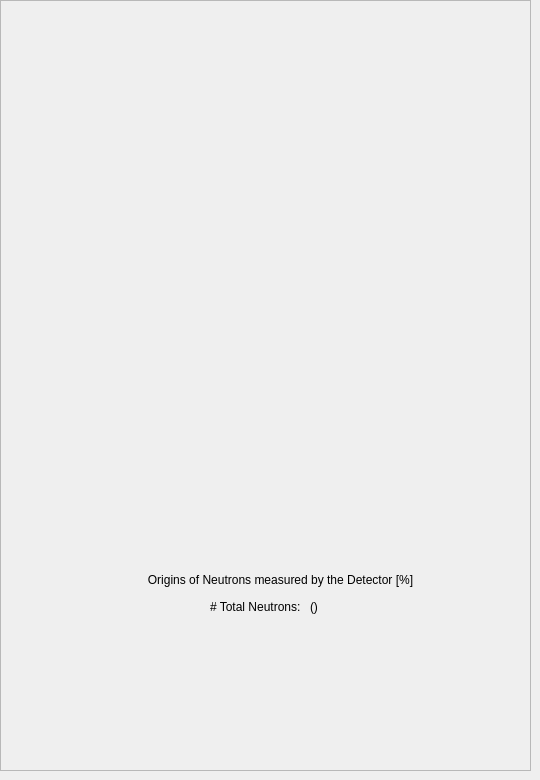
    <widget class="QWidget" name="tab_10">
     <attribute name="title">
      <string>Detector</string>
     </attribute>
     <widget class="QFrame" name="frame_3">
      <property name="geometry">
       <rect>
        <x>0</x>
        <y>0</y>
        <width>531</width>
        <height>771</height>
       </rect>
      </property>
      <property name="frameShape">
       <enum>QFrame::StyledPanel</enum>
      </property>
      <property name="frameShadow">
       <enum>QFrame::Raised</enum>
      </property>
      <widget class="QCustomPlot" name="customPlot10" native="true">
       <property name="geometry">
        <rect>
         <x>10</x>
         <y>10</y>
         <width>511</width>
         <height>561</height>
        </rect>
       </property>
      </widget>
      <widget class="QLabel" name="label_77">
       <property name="geometry">
        <rect>
         <x>100</x>
         <y>572</y>
         <width>361</width>
         <height>16</height>
        </rect>
       </property>
       <property name="text">
        <string>Origins of Neutrons measured by the Detector [%]</string>
       </property>
       <property name="scaledContents">
        <bool>false</bool>
       </property>
       <property name="alignment">
        <set>Qt::AlignCenter</set>
       </property>
      </widget>
      <widget class="QLabel" name="label_DetNeutrons">
       <property name="geometry">
        <rect>
         <x>210</x>
         <y>597</y>
         <width>101</width>
         <height>20</height>
        </rect>
       </property>
       <property name="layoutDirection">
        <enum>Qt::RightToLeft</enum>
       </property>
       <property name="text">
        <string># Total Neutrons:</string>
       </property>
      </widget>
      <widget class="QLabel" name="label_detectorNs">
       <property name="geometry">
        <rect>
         <x>310</x>
         <y>597</y>
         <width>91</width>
         <height>20</height>
        </rect>
       </property>
       <property name="layoutDirection">
        <enum>Qt::RightToLeft</enum>
       </property>
       <property name="text">
        <string>()</string>
       </property>
      </widget>
     </widget>
    </widget>
